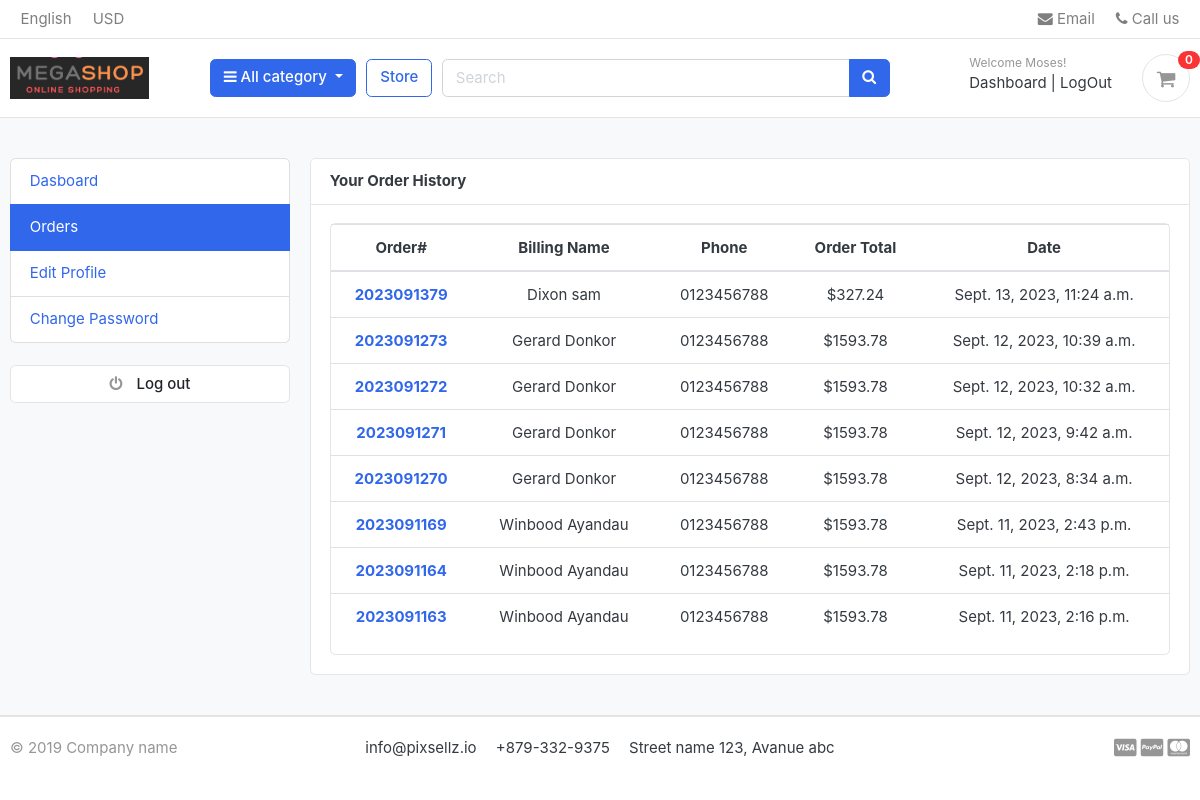
The page /accounts/my_orders/ (signed in) on the database as committed earlier.
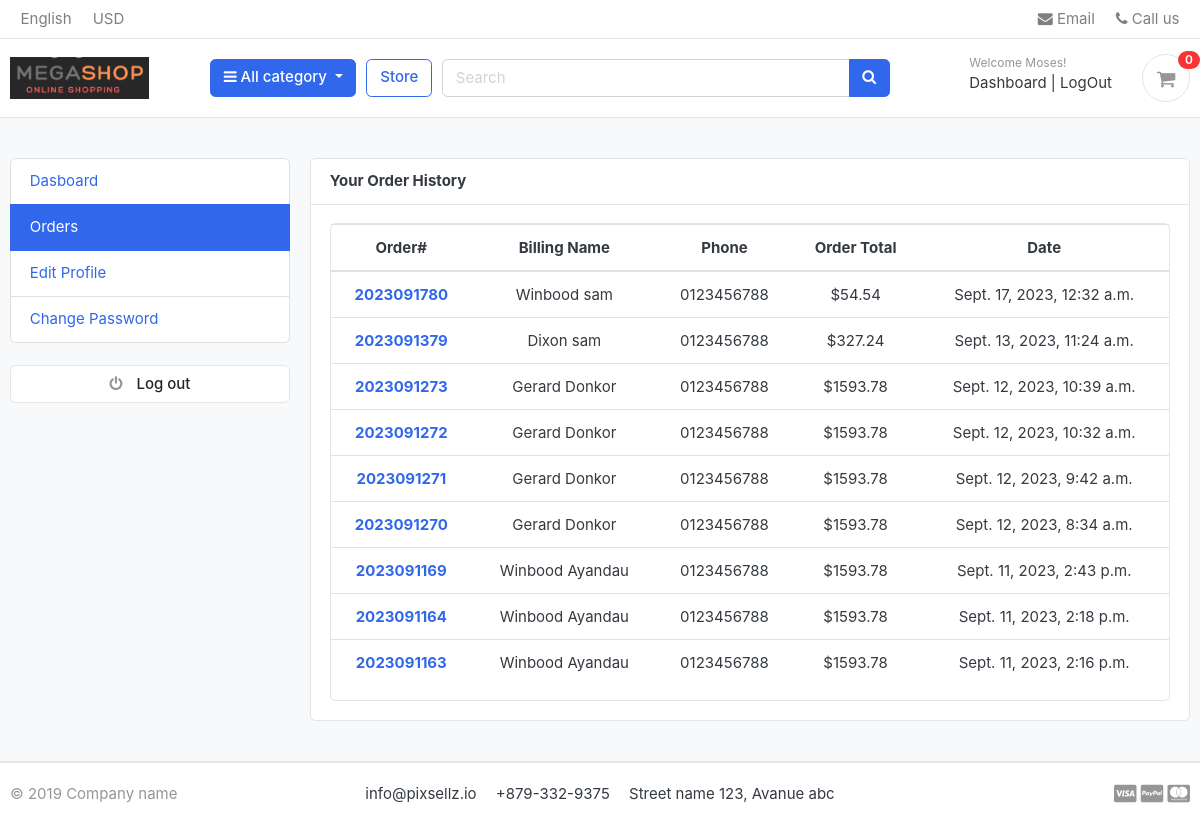
The same page on the database as committed later.
### orders/models.py (models this page shows, shortened)
class Order(models.Model):
    STATUS = (
        ('New', 'New'),
        ('Accepted', 'Accepted'),
        ('Completed', 'Completed'),
        ('Cancellation', 'Cancellation')
    )
    user = models.ForeignKey(User, on_delete=models.CASCADE, null=True)
    payment = models.ForeignKey(Payment, on_delete=models.SET_NULL, blank=True, null=True)
    order_number = models.CharField(max_length=20)
    first_name = models.CharField(max_length=100)
    last_name = models.CharField(max_length=100)
    phone = models.CharField(max_length=15)
    email = models.EmailField(max_length=100)
    address_line_1 = models.CharField(max_length=100)
    address_line_2 = models.CharField(max_length=100, blank=True)
    country = models.CharField(max_length=20)
    state = models.CharField(max_length=20)
    city = models.CharField(max_length=20)
    order_note = models.CharField(max_length=100, blank=True)
    order_total = models.FloatField()
    is_ordered = models.BooleanField(default=False)
    tax = models.FloatField()
    status = models.CharField(max_length=30, choices=STATUS, default='New')
    ip = models.CharField(max_length=20, blank=True)
    date_created = models.DateTimeField(auto_now_add=True)
    date_updated = models.DateTimeField(auto_now=True)
    def full_name(self):
        return self.first_name + " "+ self.last_name

### accounts/views.py (the view)
# urls.py: path('my_orders/', views.my_orders, name='my_orders'),
@login_required(login_url='login')
def my_orders(request):
    orders = Order.objects.order_by('-date_created').filter(user_id = request.user.id, is_ordered=True)
    orders_count = orders.count()
    context = {'orders':orders, 'orders_count':orders_count}
    return render(request, 'accounts/my_orders.html', context)

### cart/context_processors.py (called while the page is built)
def counter(request):
    cart_count = 0
    if 'admin' in request.path:
        return {}
    else:
        try:
            cart = Cart.objects.filter(cart_id = _cart_id(request))
            if request.user.is_authenticated:
                cart_items = CartItem.objects.all().filter(user = request.user)
            else:
                cart_items = CartItem.objects.all().filter(cart=cart[:1])
            for cart_item in cart_items:
                cart_count += cart_item.quantity
        except Cart.DoesNotExist:
            cart_count =0
    return dict(cart_count=cart_count)

def get_paypal_client_id(request):
    return dict(PAYPAL_CLIENT_ID=settings.PAYPAL_CLIENT_ID)

### cart/views.py (called while the page is built)
def _cart_id(request):
    cart = request.session.session_key
    if not cart:
        cart = request.session.create()
    return cart

### category/context_processors.py (called while the page is built)
def menu_links(request):
    links = Category.objects.all()
    return dict(links=links)

### category/models.py (called while the page is built)
    def get_url(self):
        return reverse('product_by_category', args=[self.slug])

### templates/accounts/my_orders.html (shortened to what this page needs)
{% extends 'base.html' %}
{% block content %}
<section class="section-content padding-y bg">
    <div class="container">
        <div class="row">
        {% include 'includes/dashboard_sidebar.html' %}
        <main class="col-md-9">
            <article class="card">
            <header class="card-header">
                <strong class="d-inline-block mr-3" >Your Order History</strong>
            </header>
            <div class="card-body">
                <div class="row">
                    <div class="col-md-12" style="text-align: center;">
                        <div class="card">
                            <table class="table table-hover">
                                <thead>
                                  <tr>
                                    <th scope="col"> Order#</th>
                                    <th scope="col">Billing Name</th>
                                    <th scope="col">Phone</th>
                                    <th scope="col">Order Total</th>
                                    <th scope="col">Date</th>
                                  </tr>
                                </thead>
                                <tbody>
                                    {% for order in orders %}
                                    <tr>
                                        <th scope="row"><a href="{% url 'order_detail' order.order_number %}">{{order.order_number}}</a></th>
                                        <td>{{order.full_name}}</td>
                                        <td>{{order.phone}}</td>
                                        <td>${{order.order_total}}</td>
                                        <td>{{order.date_created}}</td>
                                    </tr>
                                  {% endfor %}
                                </tbody>
                              </table>
                        </div>
                    </div>
                </div>
            </div>
            </article>
        </main>
    </div>
    </div>
    </section>
{% endblock %}

Rows that differ between the two databases and show on the page:
added Order: order_number "2023091780", full_name "Winbood sam", phone "0123456788", order_total "54.54", date_created "Sept. 17, 2023, 12:32 a.m."
